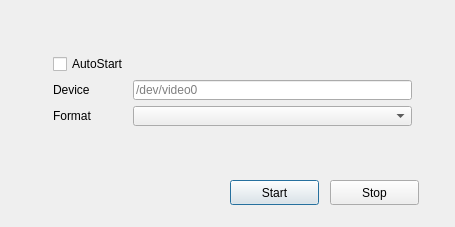
<?xml version="1.0" encoding="UTF-8"?>
<ui version="4.0">
 <class>V4l2sinkProperties</class>
 <widget class="QDialog" name="V4l2sinkProperties">
  <property name="geometry">
   <rect>
    <x>0</x>
    <y>0</y>
    <width>455</width>
    <height>227</height>
   </rect>
  </property>
  <property name="windowTitle">
   <string>V4l2sinkProperties</string>
  </property>
  <widget class="QPushButton" name="pushButton_start">
   <property name="geometry">
    <rect>
     <x>230</x>
     <y>180</y>
     <width>89</width>
     <height>25</height>
    </rect>
   </property>
   <property name="text">
    <string>Start</string>
   </property>
  </widget>
  <widget class="QPushButton" name="pushButton_stop">
   <property name="geometry">
    <rect>
     <x>330</x>
     <y>180</y>
     <width>89</width>
     <height>25</height>
    </rect>
   </property>
   <property name="text">
    <string>Stop</string>
   </property>
  </widget>
  <widget class="QWidget" name="">
   <property name="geometry">
    <rect>
     <x>42</x>
     <y>43</y>
     <width>381</width>
     <height>114</height>
    </rect>
   </property>
   <layout class="QVBoxLayout" name="verticalLayout_3">
    <item>
     <widget class="QCheckBox" name="checkBox_auto">
      <property name="text">
       <string>AutoStart</string>
      </property>
     </widget>
    </item>
    <item>
     <layout class="QHBoxLayout" name="horizontalLayout">
      <item>
       <layout class="QVBoxLayout" name="verticalLayout_2">
        <item>
         <widget class="QLabel" name="label_device">
          <property name="text">
           <string>Device           </string>
          </property>
         </widget>
        </item>
        <item>
         <widget class="QLabel" name="label_device_format">
          <property name="text">
           <string>Format</string>
          </property>
         </widget>
        </item>
       </layout>
      </item>
      <item>
       <layout class="QVBoxLayout" name="verticalLayout">
        <item>
         <widget class="QLineEdit" name="lineEdit_dev">
          <property name="placeholderText">
           <string>/dev/video0</string>
          </property>
         </widget>
        </item>
        <item>
         <widget class="QComboBox" name="comboBox_format"/>
        </item>
       </layout>
      </item>
     </layout>
    </item>
    <item>
     <widget class="QLabel" name="label_warning">
      <property name="text">
       <string/>
      </property>
     </widget>
    </item>
   </layout>
  </widget>
 </widget>
 <layoutdefault spacing="6" margin="11"/>
 <resources/>
 <connections/>
</ui>
